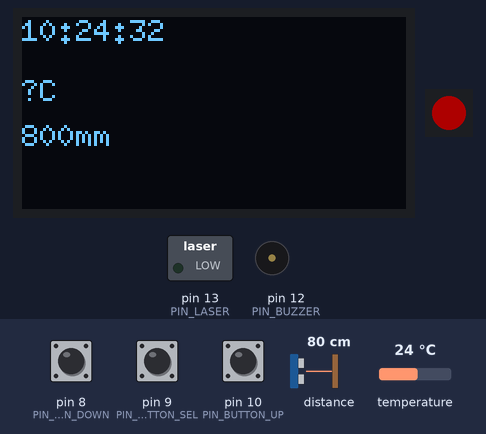
Recording of a sketch running on a simulated Arduino Leonardo, built with avr-gcc and run on an emulated ATmega32U4. Shown: 128×64 one-colour display, 1 RGB LEDs in strip order, left to right, switched loads named in the sketch (green lamp = pin HIGH), buzzer (waves = sounding). Inputs (shaded band) come from the test bench; at power-on: pin 8 (PIN_BUTTON_DOWN) HIGH, pin 9 (PIN_BUTTON_SEL) HIGH, pin 10 (PIN_BUTTON_UP) HIGH, distance to the obstacle 80 cm, temperature 24 °C. Dim RGB values are drawn brighter than linear; the local clock reads 2024-03-15 10:24:30 at power-on unless the sketch sets it; USB keyboard and mouse output is not drawn.

Above: at 2.4 s.
2.5 s: pin 8 (PIN_BUTTON_DOWN) pulled LOW for 0.3 s
At 4.2 s:
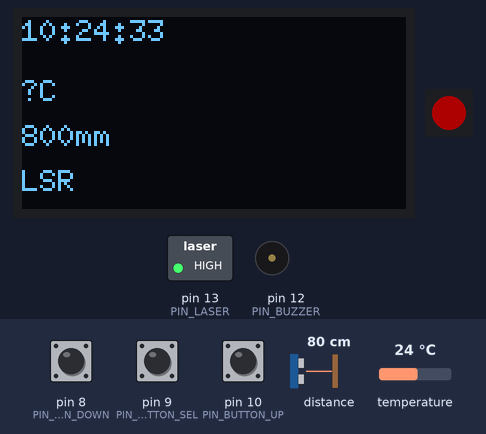
5.8 s: pin 9 (PIN_BUTTON_SEL) pulled LOW for 0.3 s
At 8.2 s:
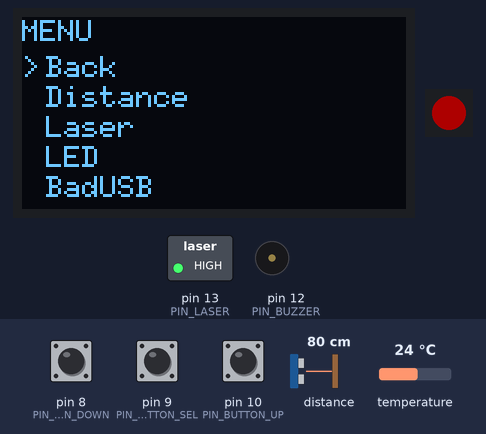
8.5 s: pin 10 (PIN_BUTTON_UP) pulled LOW for 0.3 s
At 10.8 s:
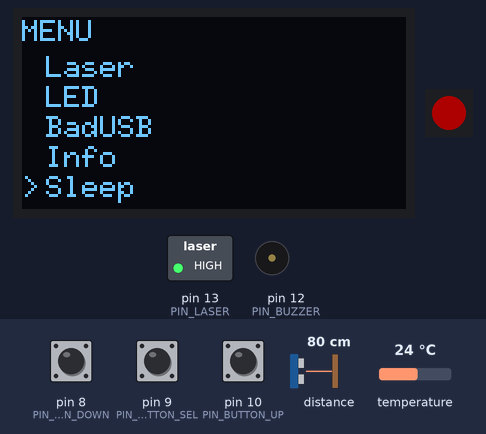
11.3 s: pin 9 (PIN_BUTTON_SEL) pulled LOW for 1 s
At 15.0 s:
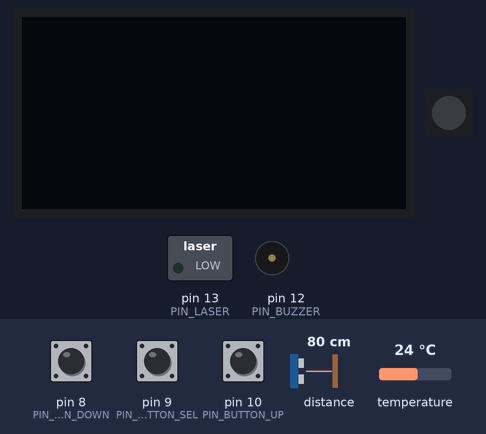
15.3 s: pin 8 (PIN_BUTTON_DOWN) pulled LOW for 1 s
At 17.7 s:
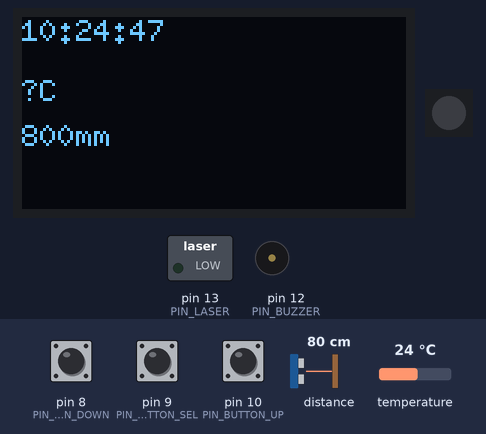
19.3 s: pin 8 (PIN_BUTTON_DOWN) pulled LOW for 0.3 s
At 21.2 s:
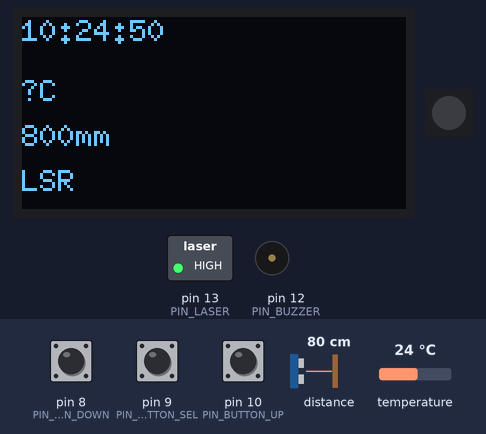
Timing chart, 0 to 22.7 s (numbered marks = the images above; inputs shaded):
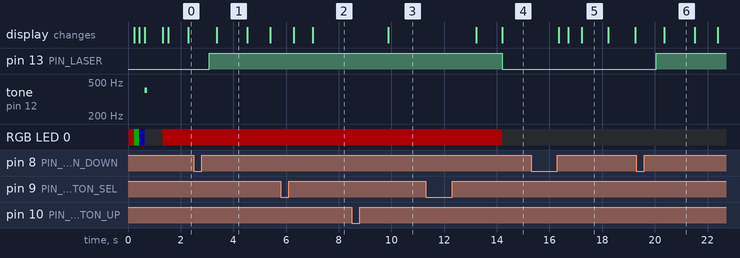

The sketch:

Mauther.ino
```cpp
/*
 * Mauther - Custom Firmware for DStike Bad Watch
 *
 * Hardware:
 * - ATmega32U4 (Arduino Leonardo)
 * - 1.3" OLED SH1106 (I2C: SDA=Pin3, SCL=Pin2)
 * - VL53L0X Distance Sensor (I2C)
 * - DS3231 RTC (I2C)
 * - Buzzer (Pin 12)
 * - RGB LED (Pin 6)
 * - Laser (Pin 13)
 * - Buttons: Up(Pin 10), Down(Pin 8), Select(Pin 9)
 *
 * Features:
 * - Time display with RTC
 * - Distance measurement with alarm
 * - Laser pointer control
 * - BadUSB/DuckyScript execution
 * - Menu system
 */

#include "config.h"
#include "display.h"
#include "actuators.h"
#include "buttons.h"

#ifdef FEATURE_DISTANCE_SENSOR
#include "sensors.h"
#endif

#ifdef FEATURE_RTC
#include "rtc_module.h"
#endif

#ifdef FEATURE_BADUSB
#include "badusb.h"
#endif

#include "menu.h"

void setup() {
  #ifdef DEBUG_MODE
  Serial.begin(115200);
  #endif

  Display::begin();

  #ifdef FEATURE_DISTANCE_SENSOR
  Sensors::begin();
  #endif

  Actuators::begin();
  Buttons::begin();

  #ifdef FEATURE_RTC
  RTCModule::begin();
  #endif

  #ifdef FEATURE_BADUSB
  BadUSB::begin();
  #endif

  Menu::begin();

  Actuators::playBootSound();
  delay(500);
}

void loop() {
  Buttons::update();

  #ifdef FEATURE_DISTANCE_SENSOR
  Sensors::update();
  #endif

  Menu::update();

  delay(10);
}
```

actuators.h
```cpp
/*
 * Actuators module - Handles Buzzer, RGB LED, and Laser
 *
 * Note: DStike Bad Watch has TWO LEDs:
 * 1. White LED - Hardware controlled by power button
 *    - Long press (>2s): Turn on white LED
 *    - Double click: Power off device
 *    - Not controllable from software
 *
 * 2. RGB LED (Pin 6) - NeoPixel WS2812 addressable LED
 *    - Requires Adafruit_NeoPixel library
 *    - True RGB color control
 *    - Used for status indicators
 */

#pragma once
#include <Arduino.h>
#include <Adafruit_NeoPixel.h>
#include "config.h"

namespace Actuators {
  bool laserEnabled = false;
  uint8_t ledR = 0, ledG = 0, ledB = 0;

  #ifdef FEATURE_LED
  // NeoPixel configuration
  #define NEOPIXEL_COUNT 1
  Adafruit_NeoPixel strip(NEOPIXEL_COUNT, PIN_RGB_LED, NEO_GRB + NEO_KHZ800);
  #endif

  void begin() {
    #ifdef FEATURE_BUZZER
    pinMode(PIN_BUZZER, OUTPUT);
    digitalWrite(PIN_BUZZER, LOW);
    #endif

    #ifdef FEATURE_LED
    strip.begin();
    strip.setBrightness(50);
    strip.clear();
    strip.show();

    // Boot LED test - blink and turn off
    strip.setPixelColor(0, strip.Color(255, 0, 0)); // Red
    strip.show();
    delay(200);
    strip.setPixelColor(0, strip.Color(0, 255, 0)); // Green
    strip.show();
    delay(200);
    strip.setPixelColor(0, strip.Color(0, 0, 255)); // Blue
    strip.show();
    delay(200);
    strip.clear(); // Turn OFF
    strip.show();
    #endif

    #ifdef FEATURE_LASER
    pinMode(PIN_LASER, OUTPUT);
    digitalWrite(PIN_LASER, LOW);
    #endif
  }


  void playBootSound() {
    #ifdef FEATURE_BUZZER
    tone(PIN_BUZZER, BUZZER_BOOT_FREQ, 100);
    delay(150);
    noTone(PIN_BUZZER);
    #endif
  }


  // ===== RGB LED Functions (NeoPixel) =====

  void setLED(uint8_t r, uint8_t g, uint8_t b) {
    #ifdef FEATURE_LED
    strip.setPixelColor(0, strip.Color(r, g, b));
    strip.show();
    #endif
  }

  void setLEDRed() { setLED(255, 0, 0); }
  void setLEDGreen() { setLED(0, 255, 0); }
  void setLEDBlue() { setLED(0, 0, 255); }
  void setLEDYellow() { setLED(255, 255, 0); }
  void setLEDOff() { setLED(0, 0, 0); }

  // ===== Laser Functions =====
  void laserOn() {
    #ifdef FEATURE_LASER
    digitalWrite(PIN_LASER, HIGH);
    laserEnabled = true;
    #endif
  }

  void laserOff() {
    #ifdef FEATURE_LASER
    digitalWrite(PIN_LASER, LOW);
    laserEnabled = false;
    #endif
  }

  void laserToggle() {
    #ifdef FEATURE_LASER
    if (laserEnabled) {
      laserOff();
    } else {
      laserOn();
    }
    #endif
  }

  bool isLaserOn() {
    return laserEnabled;
  }
}
```

badusb.h
```cpp
/*
 * BadUSB module - Handles keyboard emulation and DuckyScript execution
 * Based on WiFiDuck keyboard implementation
 *
 * NOTE: This module adds ~2KB to flash size due to Keyboard library
 * Only include if FEATURE_BADUSB is defined in config.h
 */

#pragma once

#ifdef FEATURE_BADUSB

#include <Arduino.h>
#include <Keyboard.h>
#include "config.h"

namespace BadUSB {
  bool isRunning = false;

  void begin() {
    Keyboard.begin();
  }


  void runBrowserScript() {
    if (isRunning) return;
    isRunning = true;

    delay(500);

    #ifdef BADUSB_TARGET_MAC
    // macOS: Open Spotlight (CMD+Space)
    Keyboard.press(KEY_LEFT_GUI);
    Keyboard.press(' ');
    delay(100);
    Keyboard.releaseAll();
    delay(1000);  // Wait for Spotlight to open

    #elif defined(BADUSB_TARGET_WINDOWS)
    // Windows: Open Run dialog (WIN+R)
    Keyboard.press(KEY_LEFT_GUI);
    Keyboard.press('r');
    delay(100);
    Keyboard.releaseAll();
    delay(700);  // Wait for Run dialog

    #else
    // Default: Try Windows method
    Keyboard.press(KEY_LEFT_GUI);
    Keyboard.press('r');
    delay(100);
    Keyboard.releaseAll();
    delay(700);
    #endif

    // Type the URL (works on both)
    Keyboard.print("https://www.youtube.com/watch?v=e-xoYTHebs8&autoplay=1&mute=1");
    delay(600);  // Longer delay after typing

    // Press Enter to open (explicit press and release)
    Keyboard.press(KEY_RETURN);
    delay(200);
    Keyboard.release(KEY_RETURN);

    isRunning = false;
  }
}

#endif // FEATURE_BADUSB
```

buttons.h
```cpp
/*
 * Buttons module - Handles button inputs with debouncing
 */

#pragma once
#include <Arduino.h>
#include "config.h"

namespace Buttons {
  enum Button {
    BTN_NONE,
    BTN_UP,
    BTN_DOWN,
    BTN_SELECT
  };

  enum ButtonEvent {
    EVT_NONE,
    EVT_PRESS,
    EVT_RELEASE,
    EVT_LONG_PRESS
  };

  struct ButtonState {
    uint8_t pin;
    bool lastState;
    bool currentState;
    unsigned long pressTime;
    bool longPressTriggered;
  };

  ButtonState buttons[3] = {
    {PIN_BUTTON_UP, HIGH, HIGH, 0, false},
    {PIN_BUTTON_DOWN, HIGH, HIGH, 0, false},
    {PIN_BUTTON_SEL, HIGH, HIGH, 0, false}
  };

  Button lastPressed = BTN_NONE;
  ButtonEvent lastEvent = EVT_NONE;

  void begin() {
    pinMode(PIN_BUTTON_UP, INPUT_PULLUP);
    pinMode(PIN_BUTTON_DOWN, INPUT_PULLUP);
    pinMode(PIN_BUTTON_SEL, INPUT_PULLUP);
  }

  void update() {
    unsigned long now = millis();

    for (int i = 0; i < 3; i++) {
      bool reading = digitalRead(buttons[i].pin);

      // Only update if state is stable (debouncing)
      if (reading != buttons[i].lastState) {
        delay(BUTTON_DEBOUNCE_MS);  // Simple debounce delay
        reading = digitalRead(buttons[i].pin);
      }

      if (reading == LOW && buttons[i].lastState == HIGH) {
        buttons[i].currentState = LOW;
        buttons[i].pressTime = now;
        buttons[i].longPressTriggered = false;
      }
      else if (reading == HIGH && buttons[i].lastState == LOW) {
        buttons[i].currentState = HIGH;
        unsigned long pressDuration = now - buttons[i].pressTime;

        if (pressDuration > BUTTON_LONG_PRESS_MS) {
          lastPressed = (Button)(i + 1);
          lastEvent = EVT_LONG_PRESS;
        } else if (pressDuration > BUTTON_DEBOUNCE_MS) {
          lastPressed = (Button)(i + 1);
          lastEvent = EVT_RELEASE;
        }
      }

      buttons[i].lastState = reading;
    }
  }

  Button getLastPressed() {
    Button btn = lastPressed;
    lastPressed = BTN_NONE;
    return btn;
  }

  ButtonEvent getLastEvent() {
    ButtonEvent evt = lastEvent;
    lastEvent = EVT_NONE;
    return evt;
  }

  bool isPressed(Button btn) {
    if (btn == BTN_NONE || btn > BTN_SELECT) return false;
    return buttons[btn - 1].currentState == LOW;
  }
}
```

display.h
```cpp
/*
 * Display module - Handles OLED SH1106 display
 */

#pragma once
#include <Arduino.h>
#include <U8g2lib.h>
#include <Wire.h>
#include "config.h"

// Make u8g2 globally accessible
U8G2_SH1106_128X64_NONAME_1_HW_I2C u8g2(U8G2_R0, U8X8_PIN_NONE);

namespace Display {
  // Option 1: Hardware I2C (recommended - uses Arduino Wire library)
  // U8G2_SH1106_128X64_NONAME_1_HW_I2C u8g2(U8G2_R0, U8X8_PIN_NONE);

  // Option 2: Software I2C with current pins (if Option 1 doesn't work)
  // U8G2_SH1106_128X64_NONAME_1_SW_I2C u8g2(U8G2_R0, PIN_OLED_SCL, PIN_OLED_SDA, U8X8_PIN_NONE);

  // Option 3: Try SSD1306 instead of SH1106 (some boards mislabeled)
  // U8G2_SSD1306_128X64_NONAME_1_HW_I2C u8g2(U8G2_R0, U8X8_PIN_NONE);

  void begin() {
    Wire.begin();
    Wire.setClock(400000);
    u8g2.begin();
    u8g2.setContrast(255);
    u8g2.setFont(u8g2_font_6x10_tf);
    u8g2.setFontPosTop();
  }

  // Removed clear() and show() - not needed with page buffer mode

  void showSplash(const char* line1, const char* line2) {
    u8g2.firstPage();
    do {
      u8g2.setFont(u8g2_font_6x10_tf);
      u8g2.drawStr(30, 25, line1);
      u8g2.drawStr(40, 40, line2);
    } while (u8g2.nextPage());
  }

  void drawMainScreen(const char* time, float temp, uint16_t distance, bool laserOn) {
    char buf[12];

    u8g2.firstPage();
    do {
      u8g2.setFont(u8g2_font_6x10_tf);
      // Time
      u8g2.drawStr(0, 0, time);

      // Temperature
      snprintf(buf, sizeof(buf), "%.1fC", temp);
      u8g2.drawStr(0, 20, buf);

      // Distance
      if (distance > DISTANCE_MAX_RANGE) {
        u8g2.drawStr(0, 35, "---");
      } else {
        snprintf(buf, sizeof(buf), "%dmm", distance);
        u8g2.drawStr(0, 35, buf);
      }

      // Laser
      if (laserOn) u8g2.drawStr(0, 50, "LSR");
    } while (u8g2.nextPage());
  }

  void drawMenu(const char* title, const char* items[], int itemCount, int selected) {
    int maxVis = 5;
    int offset = (itemCount > maxVis && selected >= maxVis) ? min(selected - maxVis + 1, itemCount - maxVis) : 0;

    u8g2.firstPage();
    do {
      u8g2.setFont(u8g2_font_6x10_tf);
      u8g2.drawStr(0, 0, title);

      int y = 12;
      for (int i = offset; i < min(offset + maxVis, itemCount); i++) {
        if (i == selected) u8g2.drawStr(0, y, ">");
        u8g2.drawStr(8, y, items[i]);
        y += 10;
      }
    } while (u8g2.nextPage());
  }

  void drawText(const char* text) {
    u8g2.firstPage();
    do {
      u8g2.setFont(u8g2_font_6x10_tf);
      u8g2.drawStr(0, 0, text);
    } while (u8g2.nextPage());
  }

  void drawCentered(const char* text) {
    u8g2.firstPage();
    do {
      u8g2.setFont(u8g2_font_6x10_tf);
      u8g2.drawStr(30, 32, text);
    } while (u8g2.nextPage());
  }

  void turnOff() {
    u8g2.setPowerSave(1);  // Turn off display
  }

  void turnOn() {
    u8g2.setPowerSave(0);  // Turn on display
  }

  void update() {
    // Placeholder for any display animations or updates
  }
}
```

rtc_module.h
```cpp
/*
 * RTC module - Handles DS3231 Real-Time Clock
 * Only include if FEATURE_RTC is defined
 */

#pragma once

#ifdef FEATURE_RTC

#include <Arduino.h>
#include <Wire.h>
#include <RTClib.h>
#include "config.h"

namespace RTCModule {
  RTC_DS3231 rtc;
  bool rtcAvailable = false;
  DateTime lastTime;

  void begin() {
    if (rtc.begin()) {
      rtcAvailable = true;

      // Only update time if RTC lost power (battery dead)
      if (rtc.lostPower()) {
        rtc.adjust(DateTime(F(__DATE__), F(__TIME__)));
      }

      lastTime = rtc.now();
    }
  }

  DateTime getTime() {
    if (rtcAvailable) {
      lastTime = rtc.now();
    }
    return lastTime;
  }

  float getTemperature() {
    if (rtcAvailable) {
      return rtc.getTemperature();
    }
    return 0.0;
  }

  void getTimeString(char* buffer, size_t bufferSize) {
    DateTime now = getTime();
    snprintf(buffer, bufferSize, "%02d:%02d:%02d",
             now.hour(), now.minute(), now.second());
  }

  void getDateString(char* buffer, size_t bufferSize) {
    DateTime now = getTime();
    snprintf(buffer, bufferSize, "%04d-%02d-%02d",
             now.year(), now.month(), now.day());
  }

  void setTime(uint16_t year, uint8_t month, uint8_t day,
               uint8_t hour, uint8_t minute, uint8_t second) {
    if (rtcAvailable) {
      rtc.adjust(DateTime(year, month, day, hour, minute, second));
    }
  }

  bool isAvailable() {
    return rtcAvailable;
  }
}

#endif // FEATURE_RTC
```

sensors.h
```cpp
/*
 * Sensors module - Handles VL53L0X distance sensor
 * Only include if FEATURE_DISTANCE_SENSOR is defined
 */

#pragma once

#ifdef FEATURE_DISTANCE_SENSOR

#include <Arduino.h>
#include <Wire.h>
#include <VL53L0X.h>
#include "config.h"

namespace Sensors {
  VL53L0X distanceSensor;
  uint16_t lastDistance = 0;
  bool distanceSensorAvailable = false;
  unsigned long lastUpdate = 0;

  void begin() {
    Wire.begin();
    distanceSensor.setTimeout(500);
    if (distanceSensor.init()) {
      distanceSensorAvailable = true;
      distanceSensor.startContinuous();
    }
  }

  uint16_t getDistance() {
    return lastDistance;
  }

  bool isDistanceSensorAvailable() {
    return distanceSensorAvailable;
  }

  bool isAlarmTriggered() {
    // Use hysteresis to prevent rapid on/off toggling
    // Trigger at DISTANCE_ALARM_THRESHOLD, clear at DISTANCE_ALARM_CLEAR
    static bool alarmState = false;

    if (!alarmState && lastDistance > 0 && lastDistance < DISTANCE_ALARM_THRESHOLD) {
      // Enter alarm zone
      alarmState = true;
    } else if (alarmState && lastDistance > DISTANCE_ALARM_CLEAR) {
      // Exit alarm zone (with hysteresis)
      alarmState = false;
    }

    return alarmState;
  }

  void update() {
    if (!distanceSensorAvailable) return;

    if (millis() - lastUpdate > 100) {
      lastDistance = distanceSensor.readRangeContinuousMillimeters();
      if (distanceSensor.timeoutOccurred()) {
        lastDistance = DISTANCE_MAX_RANGE + 1;
      }
      lastUpdate = millis();
    }
  }
}

#endif // FEATURE_DISTANCE_SENSOR
```

config.h
```cpp
/*
 * Configuration file for Mauther
 */

#pragma once

// ===== Version =====
#define VERSION "1.0.0"
#define PROJECT_NAME "Mauther"

// ===== Debug Mode =====
// #define DEBUG_MODE  // Uncomment ONLY for development (costs ~1KB)
// Keep disabled for production to save space!

// ===== Optional Features (comment out to save space) =====
// Enable only what you need to fit in 28KB flash:
#define FEATURE_DISTANCE_SENSOR  // VL53L0X support (~2KB)
#define FEATURE_RTC              // DS3231 RTC support (~1KB)
#define FEATURE_BADUSB           // BadUSB keyboard emulation (~2KB)
#define FEATURE_BUZZER           // Buzzer - ONLY for boot sound
#define FEATURE_LED              // RGB LED control
#define FEATURE_LASER            // Laser pointer control

// Note: Buzzer only plays on device startup, all other sounds disabled

// ===== BadUSB Target OS =====
// Choose target OS for BadUSB scripts (only one should be defined)
#define BADUSB_TARGET_MAC        // macOS (CMD+Space → Spotlight)
// #define BADUSB_TARGET_WINDOWS // Windows (WIN+R → Run dialog)

// ===== Pin Definitions =====
#define PIN_BUZZER      12
#define PIN_RGB_LED     6    // Multicolor LED (software controlled)
// Note: White LED is hardware controlled by power button:
//   - Long press (>2s): Turn on white LED
//   - Double click: Turn off device
#define PIN_LASER       13
#define PIN_OLED_SDA    3
#define PIN_OLED_SCL    2
#define PIN_BUTTON_UP   10
#define PIN_BUTTON_DOWN 8
#define PIN_BUTTON_SEL  9

// ===== I2C Addresses =====
#define OLED_I2C_ADDR   0x3C
#define VL53L0X_ADDR    0x29
#define DS3231_ADDR     0x68

// ===== Display Settings =====
#define SCREEN_WIDTH    128
#define SCREEN_HEIGHT   64
#define DISPLAY_UPDATE_MS 100

// ===== Distance Sensor Settings =====
#define DISTANCE_ALARM_THRESHOLD 1000  // mm (1 meter) - trigger alarm
#define DISTANCE_ALARM_CLEAR     1100  // mm - clear alarm (hysteresis to prevent buzzing)
#define DISTANCE_MAX_RANGE       1200  // mm (1.2 meters)

// ===== Button Settings =====
#define BUTTON_DEBOUNCE_MS 20   // Reduced for faster response
#define BUTTON_LONG_PRESS_MS 800  // Reduced from 1000ms

// ===== Buzzer Settings =====
#define BUZZER_ALARM_FREQ 1500  // Hz (reduced from 2000 - less annoying)
#define BUZZER_BEEP_FREQ  800   // Hz (reduced from 1000 - softer)
#define BUZZER_BOOT_FREQ  400   // Hz (reduced from 500 - quieter)
#define BUZZER_ALARM_DURATION 200  // ms - short beep duration
#define BUZZER_ALARM_INTERVAL 1000 // ms - time between alarm beeps

// ===== RGB LED Colors =====
#define LED_OFF         0, 0, 0
#define LED_RED         255, 0, 0
#define LED_GREEN       0, 255, 0
#define LED_BLUE        0, 0, 255
#define LED_YELLOW      255, 255, 0
#define LED_CYAN        0, 255, 255
#define LED_MAGENTA     255, 0, 255
#define LED_WHITE       255, 255, 255

// ===== Menu Settings =====
// Calculate menu items based on enabled features
#define MENU_ITEMS_BASE 3  // Back, Laser, LED
#ifdef FEATURE_DISTANCE_SENSOR
  #define MENU_ITEMS_DIST 1
#else
  #define MENU_ITEMS_DIST 0
#endif
#ifdef FEATURE_BADUSB
  #define MENU_ITEMS_BADUSB 1
#else
  #define MENU_ITEMS_BADUSB 0
#endif
#ifdef FEATURE_RTC
  #define MENU_ITEMS_RTC 1
#else
  #define MENU_ITEMS_RTC 0
#endif
#define MENU_ITEMS (MENU_ITEMS_BASE + MENU_ITEMS_DIST + MENU_ITEMS_BADUSB + MENU_ITEMS_RTC + 1)  // +1 for Sleep

#define MENU_TIMEOUT_MS 30000  // Return to main screen after 30s

// ===== BadUSB Settings =====
#define MAX_SCRIPT_SIZE 2048
#define DEFAULT_DELAY_MS 5
```

Source omitted: menu.h (8995 bytes)

Measured:
- after the input at 2.5 s, pin 13 (PIN_LASER): LOW → HIGH after 0.58 s; the display: changes after 0.87 s (image 1)
- after the input at 5.8 s, the display: first differs from a run without the input after 1.2 s (image 2)
- after the input at 8.5 s, the display: changes after 1.4 s (image 3)
- after the input at 11.3 s, pin 13 (PIN_LASER): HIGH → LOW after 2.9 s; RGB LED 0: RGB(50, 0, 0) → off after 2.9 s; the display: first changes after 1.9 s (image 4 shows a later state)
- after the input at 15.3 s, the display: first changes after 1.1 s (image 5 shows a later state)
- after the input at 19.3 s, pin 13 (PIN_LASER): LOW → HIGH after 0.75 s; the display: changes after 1.1 s (image 6)
- what the display in image 1 shows lasts 1.1 s, from 3.4 s to 4.5 s
